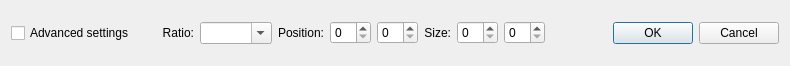
<?xml version="1.0" encoding="UTF-8"?>
<ui version="4.0">
 <class>CropWidget</class>
 <widget class="QWidget" name="CropWidget">
  <property name="geometry">
   <rect>
    <x>0</x>
    <y>0</y>
    <width>790</width>
    <height>66</height>
   </rect>
  </property>
  <property name="sizePolicy">
   <sizepolicy hsizetype="Expanding" vsizetype="Fixed">
    <horstretch>0</horstretch>
    <verstretch>0</verstretch>
   </sizepolicy>
  </property>
  <property name="windowTitle">
   <string>Crop</string>
  </property>
  <layout class="QHBoxLayout" name="horizontalLayout_2">
   <item>
    <widget class="QCheckBox" name="advancedCheckBox">
     <property name="focusPolicy">
      <enum>Qt::NoFocus</enum>
     </property>
     <property name="text">
      <string>Advanced settings</string>
     </property>
    </widget>
   </item>
   <item>
    <widget class="QWidget" name="advancedWidget" native="true">
     <layout class="QHBoxLayout" name="horizontalLayout">
      <item>
       <spacer name="horizontalSpacer_2">
        <property name="orientation">
         <enum>Qt::Horizontal</enum>
        </property>
        <property name="sizeType">
         <enum>QSizePolicy::Fixed</enum>
        </property>
        <property name="sizeHint" stdset="0">
         <size>
          <width>12</width>
          <height>20</height>
         </size>
        </property>
       </spacer>
      </item>
      <item>
       <widget class="QLabel" name="label_6">
        <property name="text">
         <string>Ratio:</string>
        </property>
        <property name="alignment">
         <set>Qt::AlignRight|Qt::AlignTrailing|Qt::AlignVCenter</set>
        </property>
        <property name="buddy">
         <cstring>ratioComboBox</cstring>
        </property>
       </widget>
      </item>
      <item>
       <widget class="KComboBox" name="ratioComboBox">
        <property name="editable">
         <bool>true</bool>
        </property>
        <property name="insertPolicy">
         <enum>QComboBox::NoInsert</enum>
        </property>
       </widget>
      </item>
      <item>
       <widget class="QLabel" name="label">
        <property name="sizePolicy">
         <sizepolicy hsizetype="Preferred" vsizetype="Preferred">
          <horstretch>0</horstretch>
          <verstretch>0</verstretch>
         </sizepolicy>
        </property>
        <property name="text">
         <string>Position:</string>
        </property>
        <property name="alignment">
         <set>Qt::AlignRight|Qt::AlignTrailing|Qt::AlignVCenter</set>
        </property>
        <property name="buddy">
         <cstring>leftSpinBox</cstring>
        </property>
       </widget>
      </item>
      <item>
       <widget class="KIntSpinBox" name="leftSpinBox">
        <property name="sizePolicy">
         <sizepolicy hsizetype="Expanding" vsizetype="Fixed">
          <horstretch>1</horstretch>
          <verstretch>0</verstretch>
         </sizepolicy>
        </property>
       </widget>
      </item>
      <item>
       <widget class="KIntSpinBox" name="topSpinBox">
        <property name="sizePolicy">
         <sizepolicy hsizetype="Minimum" vsizetype="Fixed">
          <horstretch>1</horstretch>
          <verstretch>0</verstretch>
         </sizepolicy>
        </property>
       </widget>
      </item>
      <item>
       <widget class="QLabel" name="label_3">
        <property name="text">
         <string>Size:</string>
        </property>
        <property name="alignment">
         <set>Qt::AlignRight|Qt::AlignTrailing|Qt::AlignVCenter</set>
        </property>
        <property name="buddy">
         <cstring>widthSpinBox</cstring>
        </property>
       </widget>
      </item>
      <item>
       <widget class="KIntSpinBox" name="widthSpinBox">
        <property name="sizePolicy">
         <sizepolicy hsizetype="Minimum" vsizetype="Fixed">
          <horstretch>1</horstretch>
          <verstretch>0</verstretch>
         </sizepolicy>
        </property>
       </widget>
      </item>
      <item>
       <widget class="KIntSpinBox" name="heightSpinBox">
        <property name="sizePolicy">
         <sizepolicy hsizetype="Minimum" vsizetype="Fixed">
          <horstretch>1</horstretch>
          <verstretch>0</verstretch>
         </sizepolicy>
        </property>
       </widget>
      </item>
     </layout>
    </widget>
   </item>
   <item>
    <spacer name="horizontalSpacer">
     <property name="orientation">
      <enum>Qt::Horizontal</enum>
     </property>
     <property name="sizeHint" stdset="0">
      <size>
       <width>0</width>
       <height>20</height>
      </size>
     </property>
    </spacer>
   </item>
   <item>
    <widget class="KDialogButtonBox" name="dialogButtonBox">
     <property name="standardButtons">
      <set>QDialogButtonBox::Cancel|QDialogButtonBox::Ok</set>
     </property>
    </widget>
   </item>
  </layout>
 </widget>
 <customwidgets>
  <customwidget>
   <class>KDialogButtonBox</class>
   <extends>QDialogButtonBox</extends>
   <header>kdialogbuttonbox.h</header>
  </customwidget>
  <customwidget>
   <class>KComboBox</class>
   <extends>QComboBox</extends>
   <header>kcombobox.h</header>
  </customwidget>
  <customwidget>
   <class>KIntSpinBox</class>
   <extends>QSpinBox</extends>
   <header>knuminput.h</header>
  </customwidget>
 </customwidgets>
 <tabstops>
  <tabstop>ratioComboBox</tabstop>
  <tabstop>leftSpinBox</tabstop>
  <tabstop>topSpinBox</tabstop>
  <tabstop>widthSpinBox</tabstop>
  <tabstop>heightSpinBox</tabstop>
 </tabstops>
 <connections/>
</ui>
